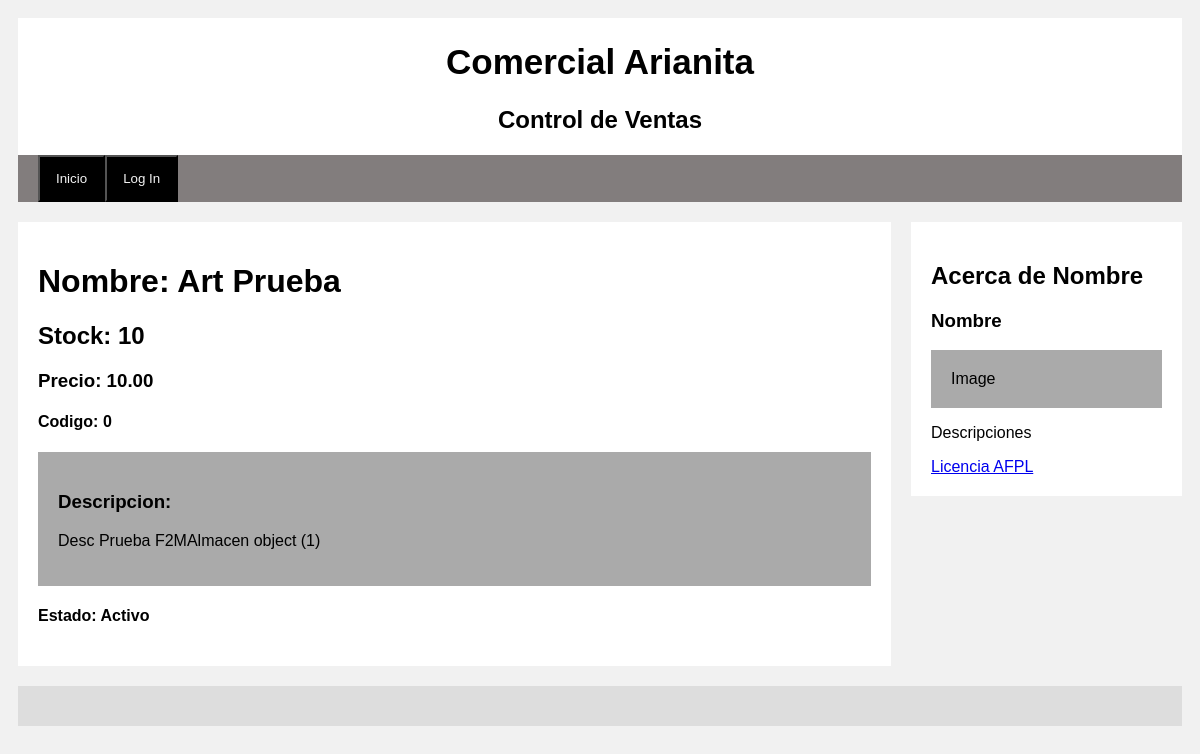
/articulos/8, run on the app's committed database.
### inventarioTienda/models.py (models this page shows, shortened)
class L1MArticulo(models.Model):
    artcod = models.AutoField(db_column='ArtCod', primary_key=True)  # Field name made lowercase.
    artcodbar = models.IntegerField(db_column='ArtCodBar', validators=[MaxValueValidator(9999999999999)], default=0)  # Field name made lowercase.
    artnom = models.CharField(db_column='ArtNom', max_length=60)  # Field name made lowercase.
    artdsc = models.CharField(db_column='ArtDsc', max_length=250)  # Field name made lowercase.
    artpreuni = models.DecimalField(db_column='ArtPreUni', max_digits=10, decimal_places=2)  # Field name made lowercase.
    artaln = models.ForeignKey(F2MAlmacen, models.RESTRICT, db_column='ArtAln', null=True, blank=True)
    artstk = models.IntegerField(db_column='ArtStk', validators=[MinValueValidator(0), MaxValueValidator(999)])  # Field name made lowercase.
    artestregcod = models.ForeignKey(GzzEstadoRegistro, models.RESTRICT, db_column='ArtEstRegCod')  # Field name made lowercase.
    class Meta:
        db_table = 'l1m_articulo'

class F2MAlmacen(models.Model):
    alncod = models.AutoField(db_column='almcod', primary_key=True)
    alndsc = models.CharField(db_column='CiaNom', max_length=360)
    alnestregcod = models.ForeignKey(GzzEstadoRegistro, models.RESTRICT, db_column='CiaEstRegCod')
    class Meta:
        db_table = 'f2m_almacen'

class GzzEstadoRegistro(models.Model):
    estregcod = models.CharField(db_column='EstRegCod', primary_key=True, max_length=1)  # Field name made lowercase.
    estregdes = models.CharField(db_column='EstRegDes', max_length=40)  # Field name made lowercase.
    estregestreg = models.ForeignKey('self', models.RESTRICT, db_column='EstRegEstReg', default='A')  # Field name made lowercase.
    class Meta:
        db_table = 'gzz_estado_registro'

### inventarioTienda/views.py (the view)
# urls.py: path('articulos/<int:index>', articulosView, name="verArticulos"),
def articulosView(request, *args, **kwargs):
    obj = L1MArticulo.objects.get(artcod=kwargs['index'])
    context = {
        'codigo': obj.artcodbar,
        'nombre': obj.artnom,
        'desc': obj.artdsc,
        'precio': obj.artpreuni,
        'artaln': obj.artaln,
        'stock': obj.artstk,
        'estado': obj.artestregcod.estregdes,
    }
    loggerRequest.debug(f'enviando vista ver articulo {obj.artcod}')
    return render(request, 'articulos/verArticulo.html', context)

### inventarioTienda/templates/articulos/verArticulo.html
{% extends 'base.html' %}
{% block leftcolumn %}
    <div class="">
        <h1>Nombre: {{ nombre }}</h1>
        <h2>Stock: {{ stock }}</h2>
        <h3>Precio: {{ precio }} </h3>
        <h4>Codigo: {{ codigo }} </h4>
        <div class="fakeimg">
            <h3>Descripcion: </h3>
            <p>{{ desc }} {{ artaln }}</p>
        </div>
        <h4>Estado: {{ estado }}</h4>
    </div>
{% endblock %}

### static/css/style.css (style rules this page uses)
* { box-sizing: border-box; }
body { font-family: Arial; padding: 10px; background: #f1f1f1; }
.fakeimg { background-color: #aaa; width: 100%; padding:20px; }

### data on the page
L1MArticulo: ArtNom "Art Prueba", ArtPreUni "10.00", ArtDsc "Desc Prueba"
F2MAlmacen: almcod "F2MAlmacen object (1)"
GzzEstadoRegistro: EstRegDes "Activo"

### other printed values
{{ stock }} "10"
{{ codigo }} "0"
